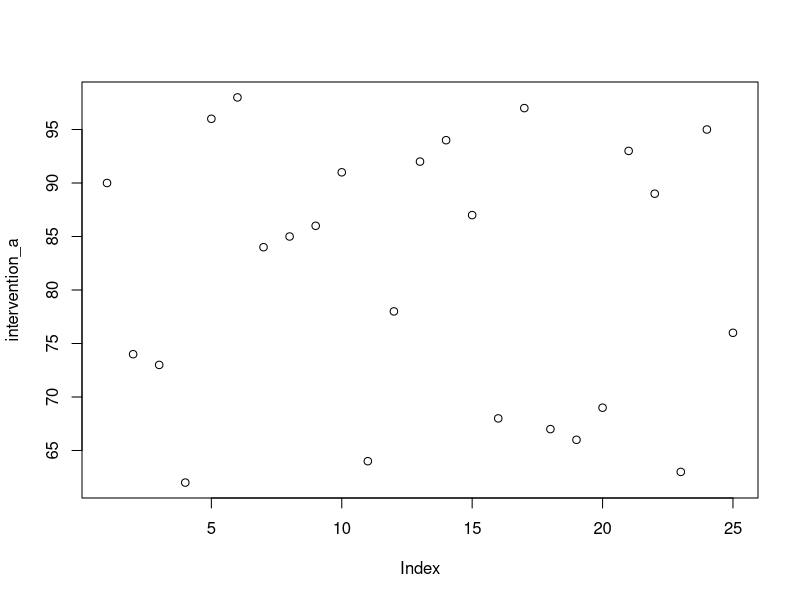
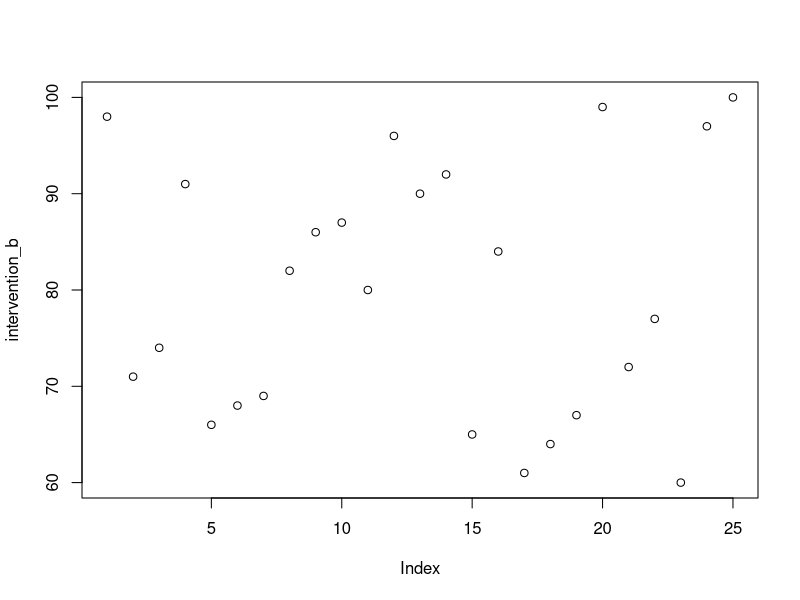

Write R code to recreate these figures, in order.
## ---- chunk 1
set.seed(123)
intervention_a <- sample(60:100, size = 25)
intervention_b <- sample(60:100, size = 25)

#making the dataframe (combining the two variables into one array) - we will call it "df"
df = (rbind(intervention_a, intervention_b))
#Transpose Dataframe
df <- t(df) 

#Display first 6 rows in our data
head(df)
## ---- chunk 2
#| layout-ncol: 2

plot(intervention_a)
plot(intervention_b)

#hist(intervention_a)

#hist(intervention_b)

